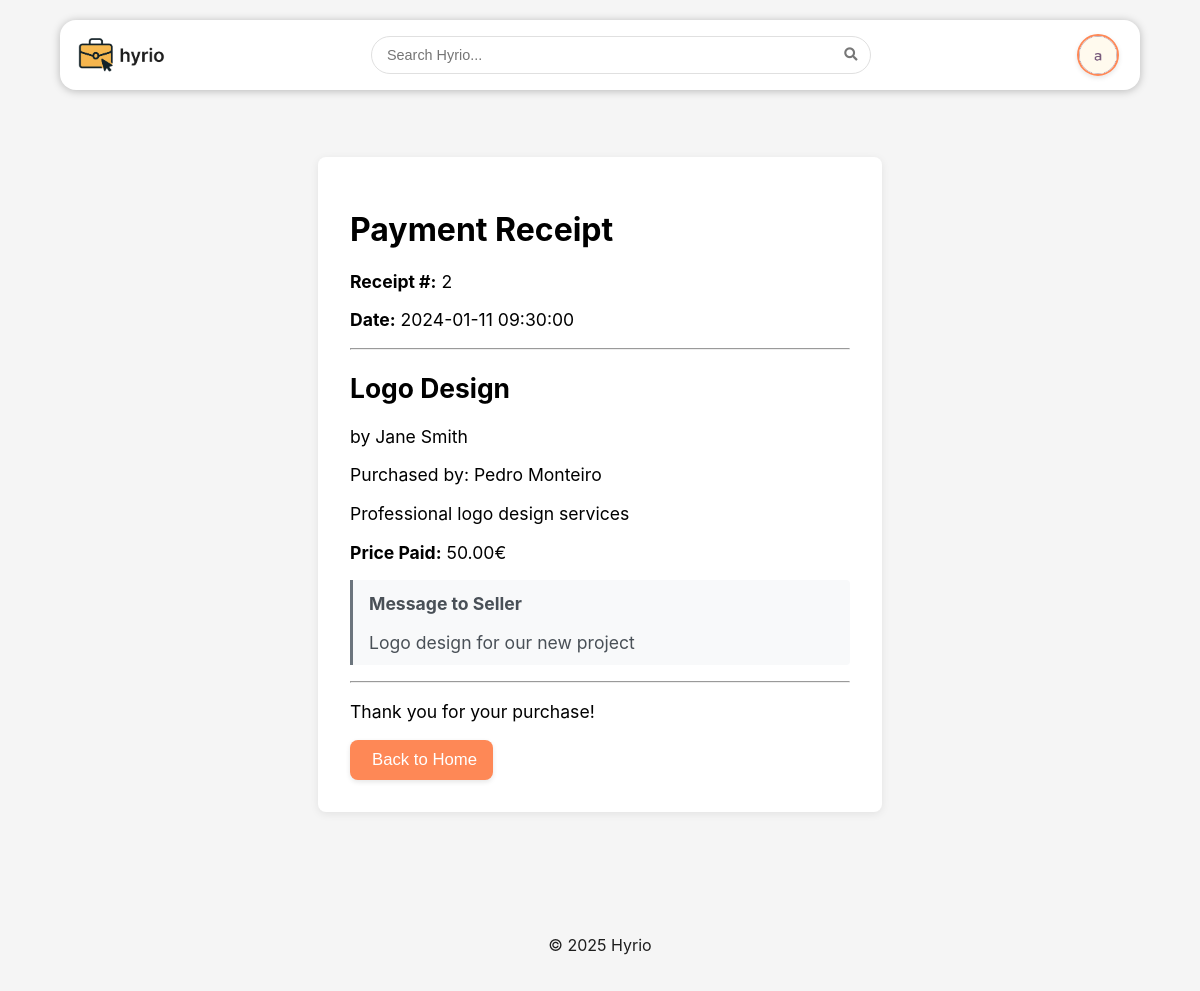
The app's page /pages/receipt.php?purchase_id=2 (signed in) with its own data.
### tables this page shows
CREATE TABLE purchases (
  id INTEGER PRIMARY KEY,
  user_id INTEGER NOT NULL REFERENCES users(id) ON DELETE CASCADE,
  service_id INTEGER NOT NULL REFERENCES services(id) ON DELETE CASCADE,
  message TEXT,
  status VARCHAR(50) NOT NULL DEFAULT 'pending',  -- pending, completed, cancelled
  purchased_at TIMESTAMP DEFAULT CURRENT_TIMESTAMP
);

CREATE TABLE services (id INTEGER PRIMARY KEY,
  name VARCHAR(255) NOT NULL,
  description TEXT NOT NULL,
  price DECIMAL(10, 2) NOT NULL CHECK (price >=0),
  seller INTEGER NOT NULL REFERENCES users(id),
  category INTEGER NOT NULL REFERENCES categories(id),
  image TEXT NOT NULL,
  rating DECIMAL(2, 1) CHECK (rating >=0 AND rating <=5));

CREATE TABLE users (id INTEGER PRIMARY KEY,
  name VARCHAR(255) NOT NULL,
  username VARCHAR(255) NOT NULL UNIQUE,
  password TEXT NOT NULL,  -- Use bcrypt for hashing
  email VARCHAR(255) NOT NULL UNIQUE,
  is_seller BOOLEAN NOT NULL DEFAULT 0,
  is_admin BOOLEAN NOT NULL DEFAULT 0,
  profile_pic TEXT NOT NULL,
  bio TEXT);

### database/classes/purchase.php (called while the page is built, shortened)
<?php
class Purchase
{
  public static function getById(int $id): ?array
  {
    $db = getDatabaseConnection();
    $stmt = $db->prepare('SELECT * FROM purchases WHERE id = ?');
    $stmt->execute([$id]);
    $purchase = $stmt->fetch();
    return $purchase ? $purchase : null;
  }
}

### database/classes/service.php (called while the page is built, shortened)
<?php
class Service
{
    private string $name;
    private string $description;
    private float $price;
    public function __construct(int $id, string $name, string $description, float $price, int $seller, int $category, string $image, ?float $rating)
    {
        $this->name = $name;
        $this->description = $description;
        $this->price = $price;
    }
    public static function getServiceById(int $id): ?Service
    {
        try {
            $db = Database::getInstance();
            $stmt = $db->prepare('SELECT * FROM services WHERE id = ?');
            $stmt->execute([$id]);
            $service = $stmt->fetch();
            if ($service) {
                return new Service(
                    (int)$service['id'],
                    $service['name'],
                    $service['description'],
                    (float)$service['price'],
                    (int)$service['seller'],
                    (int)$service['category'],
                    $service['image'],
                    isset($service['rating']) ? (float)$service['rating'] : null
                );
            }
            return null;
        } catch (PDOException $e) {
            return null;
        }
    }
    public function getName(): string
    {
        return $this->name;
    }
    public function getDescription(): string
    {
        return $this->description;
    }
    public function getPrice(): float
    {
        return $this->price;
    }
}

### database/classes/user.php (called while the page is built, shortened)
<?php
class User
{
    private string $name;
    public function __construct(int $id, string $name, string $username, string $email, bool $isSeller, bool $isAdmin, string $profilePic, string $bio)
    {
        $this->name = $name;
    }
    public static function getUserById(int $id): ?User
    {
        try {
            $db = Database::getInstance();
            $stmt = $db->prepare('SELECT * FROM users WHERE id = ?');
            $stmt->execute([$id]);
            $user = $stmt->fetch();
            if ($user) {
                return new User($user['id'], $user['name'], $user['username'], $user['email'], (bool)$user['is_seller'], (bool)$user['is_admin'], $user['profile_pic'], $user['bio']);
            }
            return null;
        } catch (PDOException $e) {
            return null;
        }
    }
    public function getName(): string
    {
        return $this->name;
    }
}

### pages/receipt.php (the view, shortened to what this page needs)
<?php
require_once(__DIR__ . '/../includes/common.php');
require_once(__DIR__ . '/../database/classes/service.php');
require_once(__DIR__ . '/../database/classes/user.php');
require_once(__DIR__ . '/../database/classes/purchase.php');
echo '<link rel="stylesheet" href="/css/service.css">';
$purchase = null;
if (isset($_GET['purchase_id'])) {
  $purchase = Purchase::getById((int) $_GET['purchase_id']);
  if ($purchase) {
    $service = Service::getServiceById((int) $purchase['service_id']);
    $seller = $service ? User::getUserById($service->getSeller()) : null;
    $buyer = User::getUserById((int) $purchase['user_id']);
  }
}
?>
<main>
  <?php if ($purchase && $service && $seller && $buyer): ?>
    <div class="receipt-container">
      <h1>Payment Receipt</h1>
      <div class="receipt-details">
        <p><strong>Receipt #:</strong> <?= (int) $purchase['id'] ?></p>
        <p><strong>Date:</strong> <?= htmlspecialchars($purchase['purchased_at']) ?></p>
        <hr>
        <h2><?= htmlspecialchars($service->getName()) ?></h2>
        <p>by <?= htmlspecialchars($seller->getName()) ?></p>
        <p>Purchased by: <?= htmlspecialchars($buyer->getName()) ?></p>
        <p><?= nl2br(htmlspecialchars($service->getDescription())) ?></p>
        <p><strong>Price Paid:</strong> <?= htmlspecialchars(number_format($service->getPrice(), 2)) ?>€</p>
        <?php if (!empty($purchase['message'])): ?>
          <div class="message-box">
            <h3>Message to Seller</h3>
            <p><?= nl2br(htmlspecialchars($purchase['message'])) ?></p>
          </div>
        <?php endif; ?>
        <hr>
        <p>Thank you for your purchase!</p>
        <?php
        require_once(__DIR__ . '/../components/button/button.php');
        ?>
        <span>Back to Home</span>
      </div>
    </div>
  <?php endif; ?>
</main>

### css/style.css (style rules this page uses)
:root { --text: #1e1e1e; --background: whitesmoke; --primary: #fe8856; --secondary: #bd5656; --accent: #944c4c; --shadow: rgba(0, 0, 0, 0.25); background: var(--background); font-family: 'Inter', sans-serif; }
html, body { height: 100%; margin: 0; padding: 0; }
body { display: flex; flex-direction: column; min-height: 100vh; }
main { width: 85%; margin: 0 auto; padding: 15px; box-sizing: border-box; overflow-x: hidden; flex: 1 0 auto; }

### pages/receipt.php (style rules this page uses)
.receipt-container { max-width: 500px; margin: 2rem auto; background: #fff; border-radius: 8px; box-shadow: 0 2px 8px rgba(0, 0, 0, 0.08); padding: 2rem; }
.receipt-details { font-size: 1.1rem; }
.message-box { background-color: #f8f9fa; border-left: 3px solid #6c757d; padding: 0.8rem 1rem; margin: 1rem 0; border-radius: 0 4px 4px 0; }
.message-box h3 { margin-top: 0; font-size: 1.1rem; color: #495057; }
.message-box p { margin-bottom: 0; color: #495057; }

### records on screen
purchases: id "2", purchased_at "2024-01-11 09:30:00", message "Logo design for our new project"
services: name "Logo Design", description "Professional logo design services", price "50.00"
users: name "Jane Smith"
users: name "Pedro Monteiro"
